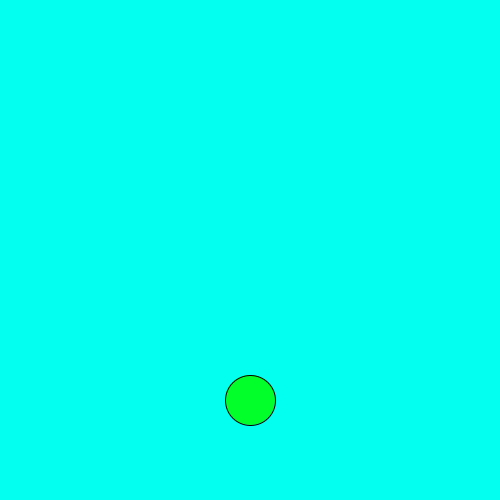
Frame 1 (no input)
Frame 60 (the mouse pressed at the canvas centre just before this capture): identical to frame 1, image omitted
Frame 120 (the mouse held since frame 60 and released just before this capture): identical to frame 1, image omitted

The Processing sketch that drew this single still picture (run headless with seeded random() and noise(); from frame 60 on, the mouse is pressed at the canvas centre):

// Processing sketch: lampa_kapcsolo_is_valtozik
// ── lampa_kapcsolo_is_valtozik.pde
int x= 250;
int y= 400;
Boolean katt = false;
Boolean kattkatt=false;


void setup () {
  background (#03FFF0);

  size (500, 500);
}

void draw () {
  background (#03FFF0);
  if (abs(x-mouseX)< 25 && abs(y-mouseY)< 25  ) {
    if (mousePressed && katt) {
      kattkatt=true;
    }
    background (#FFF703);
    fill (#FF1C03);
  } else { 
    fill (#03FF2A);
  }

  ellipse (x, y, 50, 50);

  if (mousePressed) {
    katt=true;
  }
}
